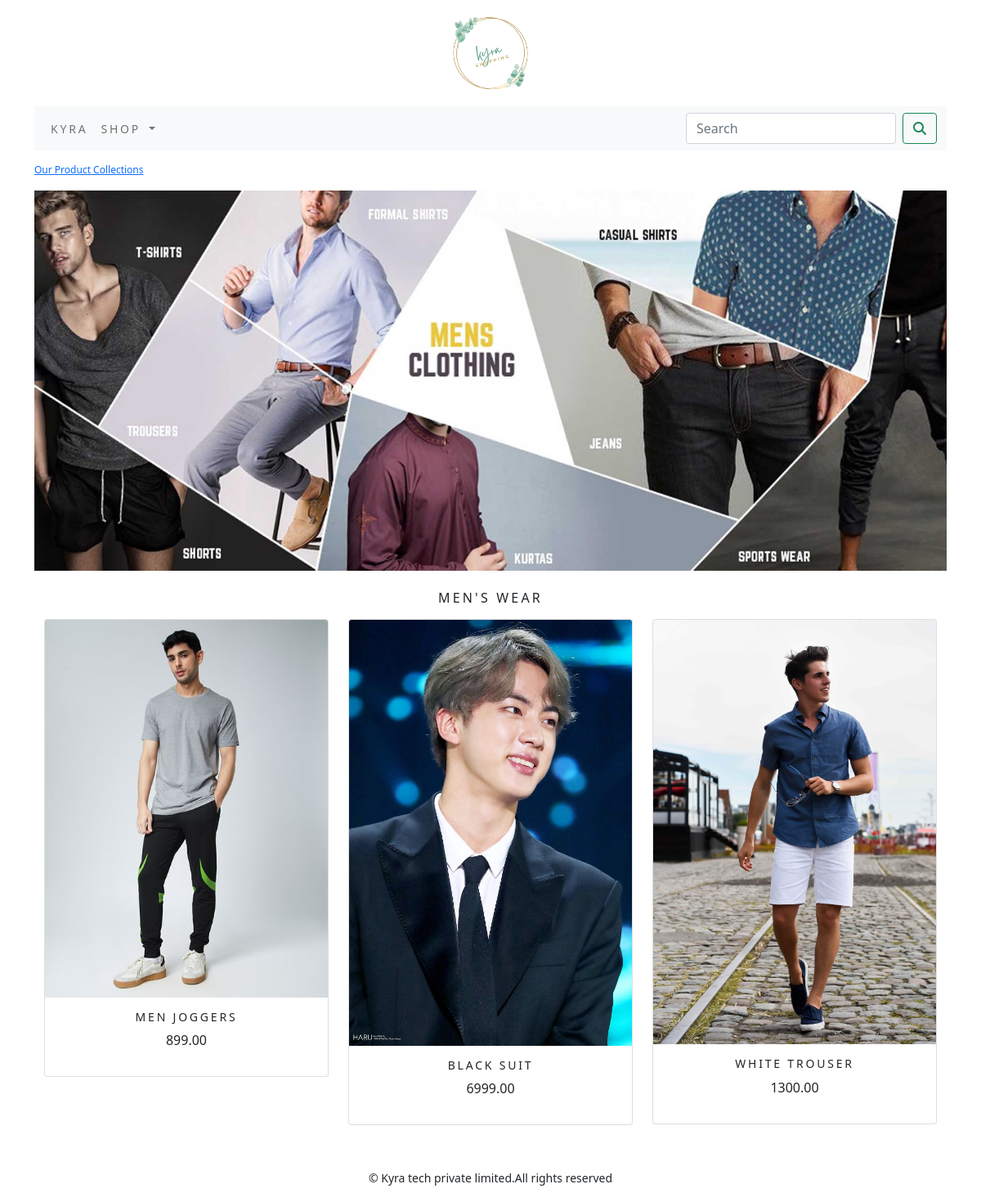
Page /kyra/mens-wear/ on the committed database.
### Kyra/models.py (models this page shows, shortened)
class Category(models.Model):
    name = models.CharField(max_length=250, unique=True)
    slug = models.SlugField(max_length=250, unique=True)
    desc = models.TextField(blank=True)
    img = models.ImageField(upload_to='category', blank=True)
    class Meta:
        ordering = ('name',)
        verbose_name = 'category'
        verbose_name_plural = 'categories'
    def get_url(self):
        return reverse('Kyra:products_by_category', args=[self.slug])

class Product(models.Model):
    name = models.CharField(max_length=250, unique=True)
    slug = models.SlugField(max_length=250, unique=True)
    desc = models.TextField(blank=True)
    price = models.DecimalField(max_digits=10, decimal_places=2)
    category = models.ForeignKey(Category, on_delete=models.CASCADE)
    img = models.ImageField(upload_to='product', blank=True)
    stock = models.IntegerField()
    available = models.BooleanField(default=True)
    created = models.DateTimeField(auto_now_add=True)
    updated = models.DateTimeField(auto_now=True)
    def get_url(self):
        return reverse('Kyra:productcatdetail', args=[self.category.slug, self.slug])
    class Meta:
        ordering = ('name',)
        verbose_name = 'product'
        verbose_name_plural = 'products'

### Kyra/views.py (the view)
# urls.py: path('', views.allprodcat, name='allprodcat'),
def allprodcat(request, c_slug=None):
    c_page = None
    products_list = None
    if c_slug != None:
        c_page = get_object_or_404(Category, slug=c_slug)
        products_list = Product.objects.all().filter(category=c_page, available=True)
    else:
        products_list = Product.objects.all().filter(available=True)
    paginator = Paginator(products_list, 6)
    try:
        page = int(request.GET.get('page', '1'))
    except:
        page = 1
    try:
        products = paginator.page(page)
    except(EmptyPage, InvalidPage):
        products = paginator.page(paginator.num_pages)
    return render(request, "category.html", {'category': c_page, 'products': products})

### Kyra/context_processors.py (called while the page is built)
def menu_links(request):
    links = Category.objects.all()
    return dict(links=links)

### cart/context_processors.py (called while the page is built)
def counter(request):
    item_count=0
    if 'admin' in request.path:
        return{}
    else:
        try:
            cart=Cart.objects.filter(cart_id=_cart_id(request))
            car_items=CartItem.objects.all().filter(cart=cart[:1])
            for cart_item in car_items:
                item_count += cart_item.quantity
        except Cart.DoesNotExist:
            item_count=0
    return dict(item_count=item_count)

### cart/views.py (called while the page is built)
def _cart_id(request):
    cart=request.session.session_key
    if not cart:
        cart=request.session.create()
    return cart

### templates/category.html (shortened to what this page needs)
{% extends 'base.html' %}
{% load static %}
{% block content %}
    {% if category %}
       <div>
           <div class="row my_row_class">
               <div class="mx_auto">
                    <P> <a href="{% url 'Kyra:allprodcat' %}">Our Product Collections</a></P>
               </div>
           </div>
       </div>
    {% endif %}
        <div class="mx_auto">
            {% if category %}
                 <img class="my_image" src="{{category.img.url}}" alt="{{category.name}}" style="width:100%">
        </div>
       <br>
            <div>
                 <h2 class="text-center my_title" >{{category.name}}</h2>
            </div>
           {% endif %}
             <div class="container">
                  <div class=" row mx_auto">
                       {% for product in products.object_list %}
                            <div class="my_bottom_margin col-9 col-sm-12 col-md-4 col-lg-4">
                                   <div class="card text-center" style="min-width:18rem">
                                        <a href="{{product.get_url}}"><img class="card-img-top my_image" src="{{ product.img.url}}" alt="{{product.name}}"></a>
                                        <div class="card-body">
                                             <h4>{{product.name}}</h4>
                                             <p>{{product.price}}</p>
                                        </div>
                                   </div>
                            </div>
                      {% endfor %}
                      <div class="mx_auto">
                          <br>
                      </div>
                 </div>
            </div>
{% endblock %}

### static/css/custom.css (style rules this page uses)
body { font-family: 'Oswald', sans-serif; }
.my_row_class { padding-top:15px; }
.my_row_class .mx_auto { color:black; font-size:12px; }
.my_image { width=100%; height=auto; }
.my_title { font-size:16px; text-transform:uppercase; letter-spacing:.2em; }
.my_bottom_margin { margin-bottom:10px; }
.card-body h4 { font-size:14px; text-transform:uppercase; letter-spacing:.2em; }

### rows in the picture
Category: img (picture), name "MEN'S WEAR"
Product: img (picture), name "MEN JOGGERS", price "899.00"
Product: img (picture), name "BLACK SUIT", price "6999.00"
Product: img (picture), name "WHITE TROUSER", price "1300.00"
